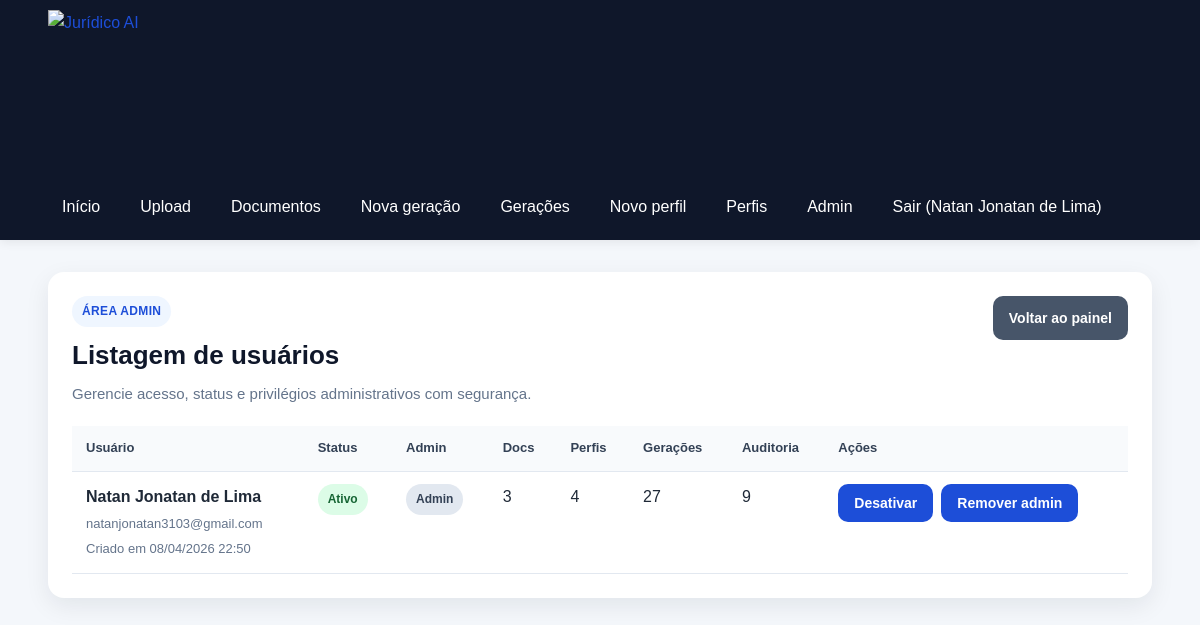
Page /admin/users (signed in) on the committed database.
### app/models/user.py (models this page shows, shortened)
class User(Base):
    __tablename__ = "users"
    id = Column(Integer, primary_key=True, index=True)
    full_name = Column(String(150), nullable=False)
    email = Column(String(255), nullable=False, unique=True, index=True)
    password_hash = Column(String(255), nullable=False)
    is_active = Column(Boolean, default=True, nullable=False)
    is_admin = Column(Boolean, default=False, nullable=False)
    created_at = Column(DateTime, default=agora_brasil, nullable=False, index=True)
    updated_at = Column(DateTime, default=agora_brasil, onupdate=agora_brasil, nullable=False)

### app/routers/admin.py (the view)
@router.get("/users")
def admin_users(
    request: Request,
    db: Session = Depends(get_db),
):
    usuarios = listar_usuarios_admin(db)
    return templates.TemplateResponse(
        "admin_users.html",
        {
            "request": request,
            "title": "Usuários do sistema",
            "usuarios": usuarios,
            "sucesso": request.query_params.get("sucesso"),
            "erro": request.query_params.get("erro"),
        },
    )

### app/templates/admin_users.html (shortened to what this page needs)
{% extends "base.html" %}
{% block content %}
<section class="card">
    <div class="cabecalho-pagina">
        <div>
            <span class="etiqueta-secao">Área admin</span>
            <h2>Listagem de usuários</h2>
            <p class="texto-suave">Gerencie acesso, status e privilégios administrativos com segurança.</p>
        </div>
        <div class="acoes-topo">
            <a class="botao botao-secundario" href="/admin">Voltar ao painel</a>
        </div>
    </div>
    <div class="admin-table-wrapper">
        <table class="tabela-admin">
            <thead>
                <tr>
                    <th>Usuário</th>
                    <th>Status</th>
                    <th>Admin</th>
                    <th>Docs</th>
                    <th>Perfis</th>
                    <th>Gerações</th>
                    <th>Auditoria</th>
                    <th>Ações</th>
                </tr>
            </thead>
            <tbody>
                {% for usuario in usuarios %}
                    <tr>
                        <td>
                            <strong>{{ usuario.full_name }}</strong><br>
                            <span class="texto-pequeno">{{ usuario.email }}</span><br>
                            <span class="texto-pequeno">Criado em {{ usuario.created_at.strftime("%d/%m/%Y %H:%M") if usuario.created_at else "-" }}</span>
                        </td>
                        <td>
                            {% if usuario.is_active %}
                                <span class="badge badge-sucesso">Ativo</span>
                            {% else %}
                                <span class="badge badge-erro">Inativo</span>
                            {% endif %}
                        </td>
                        <td>
                            {% if usuario.is_admin %}
                                <span class="badge badge-neutro">Admin</span>
                            {% else %}
                                <span class="badge badge-neutro">Padrão</span>
                            {% endif %}
                        </td>
                        <td>{{ usuario.documentos }}</td>
                        <td>{{ usuario.perfis }}</td>
                        <td>{{ usuario.geracoes }}</td>
                        <td>{{ usuario.auditorias }}</td>
                        <td>
                            <div class="admin-acoes-linha">
                                <form method="post" action="/admin/users/{{ usuario.id }}/toggle-active" data-confirm-action data-confirm-title="Alterar status do usuário" data-confirm-message="Confirme a alteração de status desta conta.">
                                    <button type="submit" class="botao botao-secundario">
                                        {% if usuario.is_active %}Desativar{% else %}Ativar{% endif %}
                                    </button>
                                </form>
                                <form method="post" action="/admin/users/{{ usuario.id }}/toggle-admin" data-confirm-action data-confirm-title="Alterar privilégio admin" data-confirm-message="Confirme a alteração do privilégio administrativo desta conta.">
                                    <button type="submit" class="botao">
                                        {% if usuario.is_admin %}Remover admin{% else %}Tornar admin{% endif %}
                                    </button>
                                </form>
                            </div>
                        </td>
                    </tr>
                {% endfor %}
            </tbody>
        </table>
    </div>
</section>
{% endblock %}

### app/templates/base.html (shortened to what this page needs)
<!DOCTYPE html>
<html lang="pt-BR">
<head>
    <link rel="stylesheet" href="{{ url_for('static', path='css/style.css') }}?v=7.6">
</head>
<body>
    <header class="topo">
        <div class="container topo-conteudo">
            <a href="/" class="marca-link" aria-label="Ir para a página inicial do Jurídico AI">
                <img
                    src="{{ url_for('static', path='img/logo-juridico-ai-sem-fundo.png') }}"
                    alt="Jurídico AI"
                    class="logo-juridico"
                >
            </a>
            <nav class="menu">
                <a href="/">Início</a>
                <a href="/documents/upload">Upload</a>
                <a href="/documents">Documentos</a>
                <a href="/generations/create">Nova geração</a>
                <a href="/generations">Gerações</a>
                <a href="/writing-profiles/create">Novo perfil</a>
                <a href="/writing-profiles">Perfis</a>
                {% if request.session.get("is_admin") %}
                <a href="/admin">Admin</a>
                {% endif %}
                {% if request.session.get("user_id") %}
                <form method="post" action="/auth/logout" class="menu-logout-form">
                    <button type="submit" class="menu-logout-button">
                        Sair{% if request.session.get("user_name") %} ({{ request.session.get("user_name") }}){% endif %}
                    </button>
                </form>
                {% endif %}
            </nav>
        </div>
    </header>
    <main class="container pagina-conteudo">
        {% block content %}{% endblock %}
    </main>
</body>
</html>

### app/static/css/style.css (style rules this page uses)
* { margin: 0; padding: 0; box-sizing: border-box; }
body { font-family: Arial, Helvetica, sans-serif; background: #f4f7fb; color: #1f2937; line-height: 1.6; }
a { color: #1d4ed8; text-decoration: none; }
.container { width: min(1180px, 92%); margin: 0 auto; }
.topo { background: #0f172a; color: #ffffff; padding: 10px 0; box-shadow: 0 2px 10px rgba(0, 0, 0, 0.08); }
.topo-conteudo { display: flex; justify-content: space-between; align-items: center; gap: 24px; flex-wrap: wrap; }
.marca-link { display: flex; align-items: center; text-decoration: none; flex-shrink: 0; }
.logo-juridico { display: block; height: 150px; width: auto; max-width: 100%; }
.menu { display: flex; gap: 12px; flex-wrap: wrap; }
.menu a { color: #ffffff; padding: 10px 14px; border-radius: 8px; transition: background 0.2s ease; }
.menu-logout-form { margin: 0; }
.menu-logout-button { border: 0; background: transparent; color: #ffffff; padding: 10px 14px; border-radius: 8px; cursor: pointer; font: inherit; transition: background 0.2s ease; }
.pagina-conteudo { padding: 32px 0; }
.card { background: #ffffff; border-radius: 16px; padding: 24px; box-shadow: 0 8px 24px rgba(15, 23, 42, 0.08); margin-bottom: 24px; }
.cabecalho-pagina { display: flex; justify-content: space-between; align-items: flex-start; gap: 16px; flex-wrap: wrap; margin-bottom: 20px; }
.cabecalho-pagina h2 { font-size: 26px; color: #0f172a; margin-bottom: 6px; }
.etiqueta-secao { display: inline-block; margin-bottom: 8px; padding: 6px 10px; border-radius: 999px; background: #eff6ff; color: #1d4ed8; font-size: 12px; font-weight: 700; letter-spacing: 0.03em; text-transform: uppercase; }
.texto-suave { color: #64748b; font-size: 15px; }
.texto-pequeno { color: #64748b; font-size: 13px; margin-top: 4px; }
.acoes-topo { display: flex; gap: 10px; flex-wrap: wrap; }
.botao, button.botao { display: inline-flex; align-items: center; justify-content: center; background: #1d4ed8; color: #ffffff; border: none; border-radius: 10px; padding: 11px 16px; font-size: 14px; font-weight: bold; cursor: pointer; transition: background 0.2s ease, transform 0.2s ease, opacity 0.2s ease; }
.botao-secundario { background: #475569; }
.admin-table-wrapper { overflow-x: auto; }
.tabela-admin { width: 100%; border-collapse: collapse; }
.tabela-admin th, .tabela-admin td { text-align: left; padding: 12px 14px; border-bottom: 1px solid #e2e8f0; vertical-align: top; }
.tabela-admin th { background: #f8fafc; color: #334155; font-size: 13px; }
.admin-acoes-linha { display: flex; flex-wrap: wrap; gap: 8px; }
.admin-acoes-linha form { display: block; }
form { display: flex; flex-direction: column; gap: 14px; }
.badge { display: inline-flex; align-items: center; justify-content: center; padding: 6px 10px; border-radius: 999px; font-size: 12px; font-weight: bold; }
.badge-sucesso { background: #dcfce7; color: #166534; }
.badge-neutro { background: #e2e8f0; color: #334155; }
.botao, button.botao, .botao-perigo { gap: 8px; }

### rows in the picture
User: session.get "Natan Jonatan de Lima", full_name "Natan Jonatan de Lima", email "natanjonatan3103@gmail.com", created_at "08/04/2026 22:50", documentos "3", perfis "4", geracoes "27", auditorias "9"
